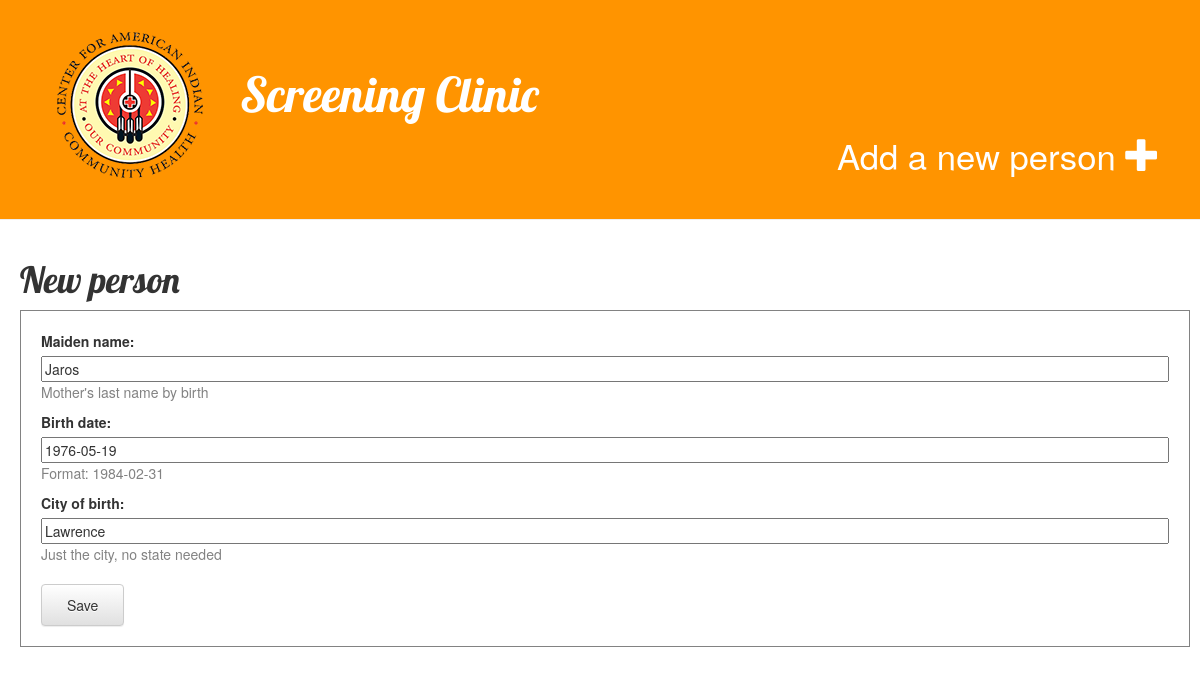
The app's page /person/3/edit/ (signed in) with its own data.
### demo/models.py (models this page shows, shortened)
class Person(models.Model):
    unique_id = models.CharField(max_length=6, blank=True)
    maiden_name = models.CharField(max_length=25)
    birth_date = models.DateField()
    city_of_birth = models.CharField(max_length=25)

### demo/views.py (the view)
# urls.py: url(r'^person/(?P<pk>\d+)/edit/$', views.demo_edit, name='demo_edit'),
@login_required
def demo_edit(request, pk):
    person = get_object_or_404(Person, pk=pk)
    if request.method == "POST":
        form = PersonForm(request.POST, instance=person)
        if form.is_valid():
            person = form.save(commit=False)
            person.save()
            return redirect('demo_detail', pk=person.pk)
    else:
        form = PersonForm(instance=person)
    return render(request, 'demo/demo_edit.html', {'form': form})

### demo/forms.py
class PersonForm(forms.ModelForm):
    class Meta:
        model = Person
        fields = ('maiden_name', 'birth_date', 'city_of_birth')
        help_texts = {
            'birth_date': 'Format: 1984-02-31',
            'maiden_name': "Mother's last name by birth",
            'city_of_birth': "Just the city, no state needed"
        }

### demo/templates/demo/demo_edit.html
{% extends 'demo/base.html' %}
{% block content %}
    <h1>New person</h1>
    <form method="POST" class="post-form">{% csrf_token %}
        {{ form.as_p }}
        <button type="submit" class="save btn btn-default">Save</button>
    </form>
{% endblock %}

### demo/static/css/demo.css (style rules this page uses)
h1 { font-family: 'Lobster', cursive; }
.save { clear: left; padding: 10px 25px; margin-top: 10px; }
.post-form textarea, .post-form input { width: 100%; }
.helptext { color: #828282; }
form { border: solid 1px #828282; padding: 20px; }

### records on screen
Person: maiden_name "Jaros", birth_date "1976-05-19", city_of_birth "Lawrence"
